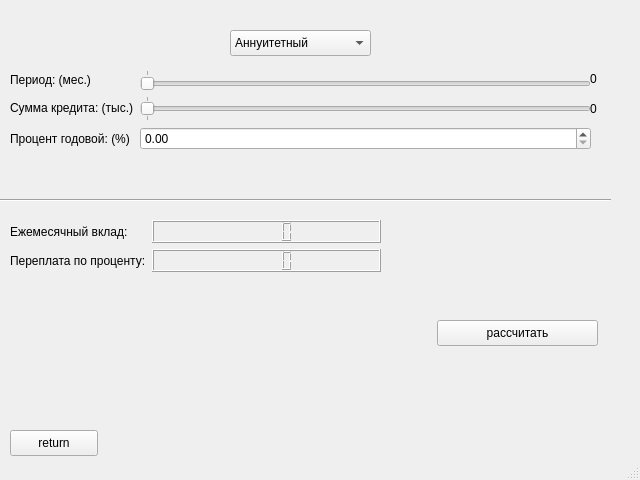
<?xml version="1.0" encoding="UTF-8"?>
<ui version="4.0">
 <class>MainWindow</class>
 <widget class="QMainWindow" name="MainWindow">
  <property name="geometry">
   <rect>
    <x>0</x>
    <y>0</y>
    <width>640</width>
    <height>480</height>
   </rect>
  </property>
  <property name="windowTitle">
   <string>MainWindow</string>
  </property>
  <widget class="QWidget" name="centralwidget">
   <widget class="QPushButton" name="backToMainbtn">
    <property name="geometry">
     <rect>
      <x>10</x>
      <y>430</y>
      <width>88</width>
      <height>26</height>
     </rect>
    </property>
    <property name="text">
     <string>return</string>
    </property>
   </widget>
   <widget class="QWidget" name="formLayoutWidget">
    <property name="geometry">
     <rect>
      <x>10</x>
      <y>70</y>
      <width>581</width>
      <height>84</height>
     </rect>
    </property>
    <layout class="QFormLayout" name="formLayout">
     <item row="0" column="0">
      <widget class="QLabel" name="label">
       <property name="text">
        <string>Период: (мес.)</string>
       </property>
      </widget>
     </item>
     <item row="1" column="0">
      <widget class="QLabel" name="label_2">
       <property name="text">
        <string>Сумма кредита: (тыс.)</string>
       </property>
      </widget>
     </item>
     <item row="1" column="1">
      <widget class="QSlider" name="sumCreditSlider">
       <property name="orientation">
        <enum>Qt::Orientation::Horizontal</enum>
       </property>
       <property name="tickPosition">
        <enum>QSlider::TickPosition::TicksBothSides</enum>
       </property>
       <property name="tickInterval">
        <number>12000</number>
       </property>
      </widget>
     </item>
     <item row="2" column="0">
      <widget class="QLabel" name="label_3">
       <property name="text">
        <string>Процент годовой: (%)</string>
       </property>
      </widget>
     </item>
     <item row="2" column="1">
      <widget class="QDoubleSpinBox" name="percent"/>
     </item>
     <item row="0" column="1">
      <widget class="QSlider" name="monthSlider">
       <property name="minimumSize">
        <size>
         <width>0</width>
         <height>15</height>
        </size>
       </property>
       <property name="orientation">
        <enum>Qt::Orientation::Horizontal</enum>
       </property>
       <property name="tickPosition">
        <enum>QSlider::TickPosition::TicksAbove</enum>
       </property>
       <property name="tickInterval">
        <number>600</number>
       </property>
       <property name="dsfrg" stdset="0">
        <string/>
       </property>
      </widget>
     </item>
    </layout>
   </widget>
   <widget class="QComboBox" name="comboBox">
    <property name="geometry">
     <rect>
      <x>230</x>
      <y>30</y>
      <width>141</width>
      <height>26</height>
     </rect>
    </property>
    <item>
     <property name="text">
      <string>Аннуитетный</string>
     </property>
    </item>
    <item>
     <property name="text">
      <string>Диффереенцированный</string>
     </property>
    </item>
   </widget>
   <widget class="Line" name="line">
    <property name="geometry">
     <rect>
      <x>0</x>
      <y>190</y>
      <width>611</width>
      <height>21</height>
     </rect>
    </property>
    <property name="orientation">
     <enum>Qt::Orientation::Horizontal</enum>
    </property>
   </widget>
   <widget class="QWidget" name="formLayoutWidget_2">
    <property name="geometry">
     <rect>
      <x>10</x>
      <y>220</y>
      <width>371</width>
      <height>61</height>
     </rect>
    </property>
    <layout class="QFormLayout" name="formLayout_2">
     <item row="0" column="0">
      <widget class="QLabel" name="label_4">
       <property name="text">
        <string>Ежемесячный вклад:</string>
       </property>
      </widget>
     </item>
     <item row="0" column="1">
      <widget class="QLCDNumber" name="payment"/>
     </item>
     <item row="1" column="1">
      <widget class="QLCDNumber" name="lcdNumber_2"/>
     </item>
     <item row="1" column="0">
      <widget class="QLabel" name="label_5">
       <property name="text">
        <string>Переплата по проценту:</string>
       </property>
      </widget>
     </item>
    </layout>
   </widget>
   <widget class="QPushButton" name="calculate">
    <property name="geometry">
     <rect>
      <x>437</x>
      <y>320</y>
      <width>161</width>
      <height>26</height>
     </rect>
    </property>
    <property name="text">
     <string>рассчитать</string>
    </property>
   </widget>
   <widget class="QLabel" name="monthSliderNum">
    <property name="geometry">
     <rect>
      <x>590</x>
      <y>70</y>
      <width>66</width>
      <height>18</height>
     </rect>
    </property>
    <property name="text">
     <string>0</string>
    </property>
   </widget>
   <widget class="QLabel" name="sumCreditSliderNum">
    <property name="geometry">
     <rect>
      <x>590</x>
      <y>100</y>
      <width>66</width>
      <height>18</height>
     </rect>
    </property>
    <property name="text">
     <string>0</string>
    </property>
   </widget>
  </widget>
  <widget class="QStatusBar" name="statusbar"/>
 </widget>
 <resources/>
 <connections/>
</ui>
